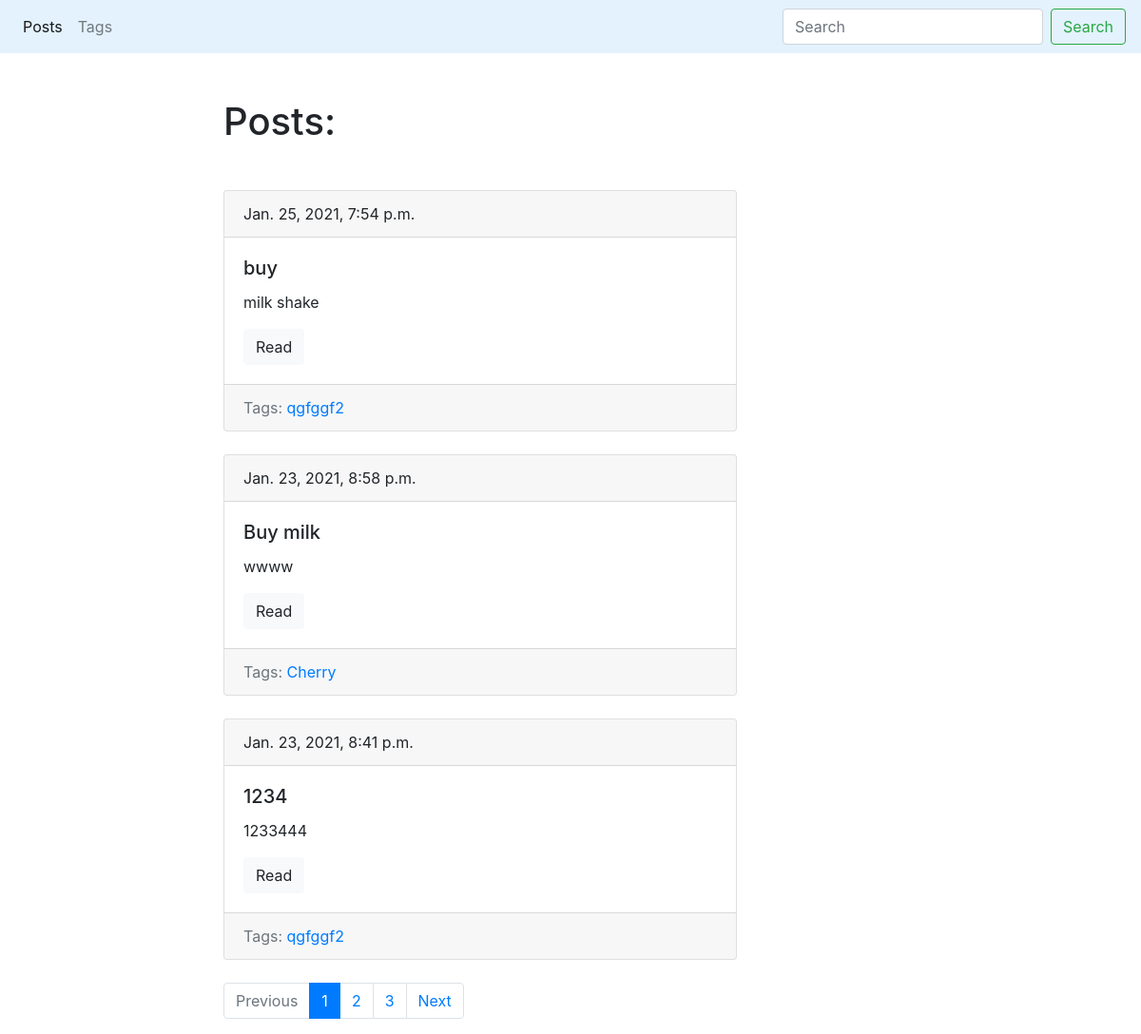
Screenshot of /blog/ with the database file from the repository.
### blog/models.py (models this page shows, shortened)
class Post(models.Model):
    title = models.CharField(max_length=150, db_index=True)
    slug = models.SlugField(max_length=150, blank=True, unique=True)
    body = models.TextField(blank=True, db_index=True)
    tags = models.ManyToManyField('Tag', blank=True, related_name='posts')
    date_pub = models.DateTimeField(auto_now_add=True)
    def get_absolute_url(self):
        return reverse('post_detail_url', kwargs={'slug': self.slug})
    class Meta:
        ordering = ['-date_pub']

class Tag(models.Model):
    title = models.CharField(max_length=50)
    slug = models.SlugField(max_length=50, unique=True)
    def get_absolute_url(self):
        return reverse('tag_detail_url', kwargs={'slug': self.slug})
    class Meta:
        ordering = ['title']

### blog/views.py (the view)
# urls.py: path('', posts_list, name='posts_list_url'),
def posts_list(request):
    posts = posts_search_result(request)
    paginator = Paginator(posts, 3)
    page_number = request.GET.get('page', 1)
    page = paginator.get_page(page_number)
    context = {
        'page_object': page
    }
    is_paginated = page.has_other_pages()
    if is_paginated:
        page_counting_result = page_counting(page)
        context.update({
            'is_paginated': is_paginated,
            'next_url': page_counting_result[0],
            'prev_url':  page_counting_result[1]
        })
    return render(request, 'blog/index.html', context=context)

### blog/views.py (called while the page is built)
def posts_search_result(request):
    search_query = request.GET.get('search', '')
    if search_query:
        posts = Post.objects.filter(Q(title__icontains=search_query) | Q(body__icontains=search_query))
    else:
        posts = Post.objects.all()
    return posts

def page_counting(page):
    if page.has_previous():
        prev_url = '?page={}'.format(page.previous_page_number())
    else:
        prev_url = ''
    if page.has_next():
        next_url = '?page={}'.format(page.next_page_number())
    else:
        next_url = ''
    return next_url, prev_url

### blog/templates/blog/index.html (shortened to what this page needs)
{% extends 'blog/base_blog.html' %}
{% block content %}
    <h1 class="mb-5">Posts:</h1>
    {% for post in page_object.object_list %}
        {% include 'blog/includes/post_card_template.html' %}
    {% endfor %}
{% endblock %}

### blog/templates/blog/includes/post_card_template.html
<div class="card mb-4">
    <div class="card-header">
        {{ post.date_pub }}
    </div>
    <div class="card-body">
        <h5 class="card-title">{{ post.title }}</h5>
        <p class="card-text">{{ post.body|truncatewords:15 }}</p>
        <a href="{{ post.get_absolute_url }}" class="btn btn-light">Read</a>
    </div>
    <div class="card-footer text-muted">
        Tags:
        {% for tag in post.tags.all %}
            <a href="{{ tag.get_absolute_url }}">{{ tag.title }}</a>
        {% endfor %}
    </div>
</div>

### rows the page displays
Post: date_pub "Jan. 25, 2021, 7:54 p.m.", title "buy", body "milk shake"
Tag: title "qgfggf2"
Post: date_pub "Jan. 23, 2021, 8:58 p.m.", title "Buy milk", body "wwww"
Tag: title "Cherry"
Post: date_pub "Jan. 23, 2021, 8:41 p.m.", title "1234", body "1233444"

### other values shown
{{ n }} "1"
{{ n }} "2" "3"
